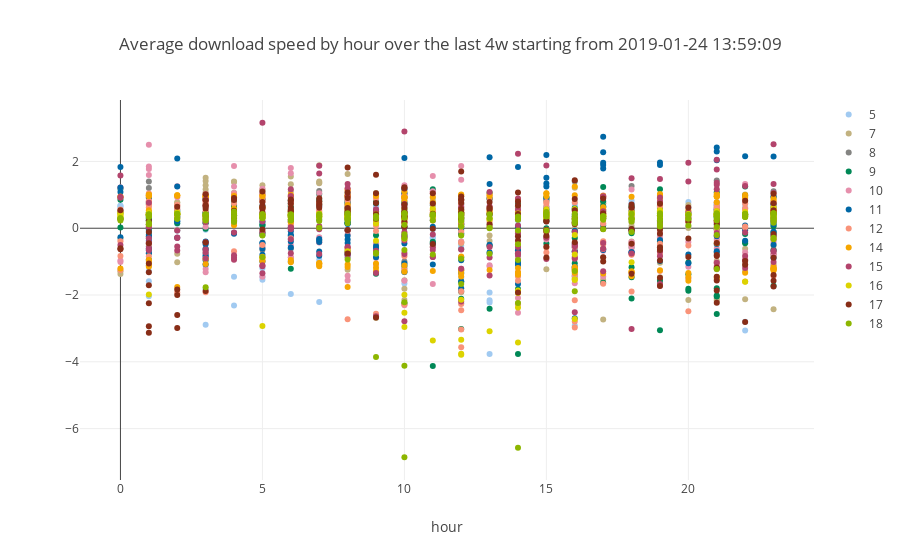

The code cell stored with this chart in its notebook:
### Code cell
traces=[]
for device in device_numbers_d:
    #subset=by_hour_by_device_d[by_hour_by_device_d["SK_PI"]==device]
    subset=download_df[download_df["SK_PI"]==device]
    trace = go.Scatter(
        x = subset['hour'],
        #y=subset['DOWNLOAD'],
        y=(subset['DOWNLOAD']-subset['DOWNLOAD'].mean())/subset['DOWNLOAD'].std(),
        #y=subset['mean'],
        #y=(subset['mean']-subset['mean'].mean())/subset['mean'].std(),
        mode = 'markers',
        marker = dict(color=colors[device]),
        name = device
    )
    traces.append(trace)
layout = go.Layout(
        title="Average download speed by hour over the last "+time_interval+ " starting from "+ starting_point,
        xaxis=dict(title="hour"),
        yaxis=dict(title=" ")
        )
#download_line=go.Scatter(x=by_hour_by_device_d['hour'],y=[50] * len(by_hour_by_device_d['hour']), mode='lines',marker=dict(color='red'), name='50Mbps')
#traces.append(download_line)
data = traces
fig = go.Figure(data=data, layout=layout)
iplot(fig)

### Figure 1 — Plotly figure (JSON) as saved in the notebook; plotly's stock layout.template omitted (floating-point values rounded to 4 significant figures; data arrays with more than 128 entries replaced by an {"elided": "..."} marker saying what was removed)
{"data": [{"marker": {"color": "A1CAF1"}, "mode": "markers", "name": 5, "type": "scatter", "x": {"elided": "172 int values"}, "y": {"elided": "172 float values"}}, {"marker": {"color": "C2B280"}, "mode": "markers", "name": 7, "type": "scatter", "x": {"elided": "172 int values"}, "y": {"elided": "172 float values"}}, {"marker": {"color": "848482"}, "mode": "markers", "name": 8, "type": "scatter", "x": [14, 19, 23, 3, 6, 10, 14, 18, 21, 1, 5, 8, 12, 16, 19, 23, 3, 7, 10, 14, 18, 21, 1, 5], "y": [-0.6762, -0.5729, 1.111, -0.7565, -0.6093, -0.9969, -1.402, 1.262, -0.7164, 1.398, -0.6411, -0.8681, -0.629, 1.399, -0.6998, -0.6373, -0.6686, 1.113, 1.229, -0.7138, -0.587, 1.426, 1.208, 1.029]}, {"marker": {"color": "008856"}, "mode": "markers", "name": 9, "type": "scatter", "x": {"elided": "172 int values"}, "y": {"elided": "172 float values"}}, {"marker": {"color": "E68FAC"}, "mode": "markers", "name": 10, "type": "scatter", "x": {"elided": "154 int values"}, "y": {"elided": "154 float values"}}, {"marker": {"color": "0067A5"}, "mode": "markers", "name": 11, "type": "scatter", "x": {"elided": "172 int values"}, "y": {"elided": "172 float values"}}, {"marker": {"color": "F99379"}, "mode": "markers", "name": 12, "type": "scatter", "x": {"elided": "172 int values"}, "y": {"elided": "172 float values"}}, {"marker": {"color": "F6A600"}, "mode": "markers", "name": 14, "type": "scatter", "x": {"elided": "171 int values"}, "y": {"elided": "171 float values"}}, {"marker": {"color": "B3446C"}, "mode": "markers", "name": 15, "type": "scatter", "x": {"elided": "172 int values"}, "y": {"elided": "172 float values"}}, {"marker": {"color": "DCD300"}, "mode": "markers", "name": 16, "type": "scatter", "x": {"elided": "161 int values"}, "y": {"elided": "161 float values"}}, {"marker": {"color": "882D17"}, "mode": "markers", "name": 17, "type": "scatter", "x": {"elided": "170 int values"}, "y": {"elided": "170 float values"}}, {"marker": {"color": "8DB600"}, "mode": "markers", "name": 18, "type": "scatter", "x": {"elided": "168 int values"}, "y": {"elided": "168 float values"}}], "layout": {"title": "Average download speed by hour over the last 4w starting from 2019-01-24 13:59:09", "xaxis": {"title": "hour"}, "yaxis": {"title": " "}}}
